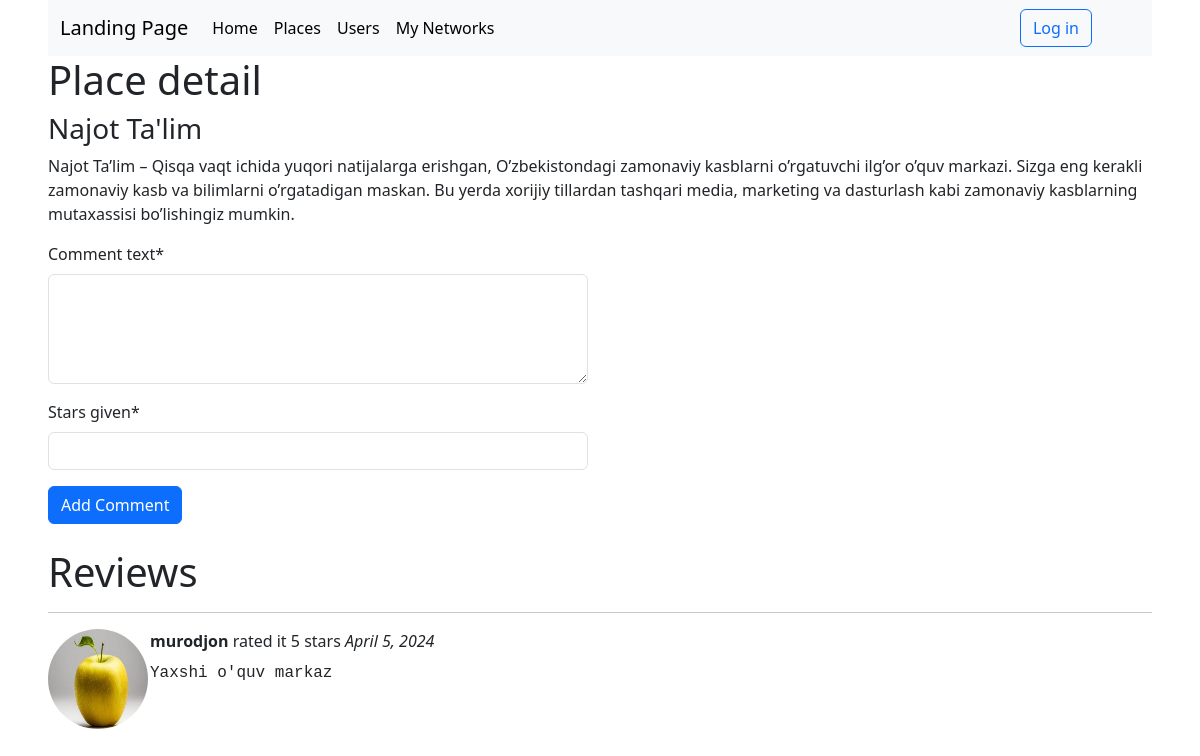
The page /places/detail/2/ on the database its author committed.
### places/models.py (models this page shows, shortened)
class Place(models.Model):
    name = models.CharField(max_length=100)
    description = models.TextField()
    address = models.CharField(max_length=255)
    image = models.ImageField(upload_to="place_images/", default="")

class Comment(models.Model):
    user = models.ForeignKey(User, on_delete=models.CASCADE)
    place = models.ForeignKey(Place, on_delete=models.CASCADE, related_name="izohlar")
    comment_text = models.TextField()
    stars_given = models.IntegerField(validators=[MinValueValidator(1), MaxValueValidator(5)])
    created_at = models.DateField(default=timezone.now)

### users/models.py (models this page shows)
class User(AbstractUser):
    photo = models.ImageField(upload_to="user_photos/",null=True, default='user_photos/applesize.jpeg')
    phone_number = models.CharField(max_length=13, unique=True, null=True, blank=True)
    friends = models.ManyToManyField('users.User', blank=True)

### places/views.py (the view)
# urls.py: path('detail/<int:pk>/', PlaceDetailView.as_view(), name="detail"),
class PlaceDetailView(View):
    def get(self, request, pk):
        form = PlaceCommentForm()
        place = get_object_or_404(Place, pk=pk)
        return render(request, 'places/detail.html', {"place": place, "form": form})

### places/forms.py
class PlaceCommentForm(forms.ModelForm):
    stars_given = forms.IntegerField(max_value=5, min_value=1)
    comment_text = forms.CharField(widget=forms.Textarea(attrs={"rows": 4}))
    class Meta:
        model = Comment
        fields = ('comment_text', 'stars_given')

### places/templates/places/detail.html (shortened to what this page needs)
{% extends 'base.html' %}
{% load crispy_forms_tags %}
{% block content %}
    <h1>Place detail</h1>
    <h3>{{ place.name }}</h3>
    <p>{{ place.description }}</p>
    <div class="row mb-4">
        <div class="col-6">
            <form action="{% url 'places:add_comment' place.id %}" method="post">
                {{ form|crispy }}
                <button type="submit" class="btn btn-primary">Add Comment</button>
            </form>
        </div>
    </div>
    <h1>Reviews</h1>
    <hr>
    {% for izoh in place.izohlar.all %}
        <div class="row mt-2 mb-2">
            <div class="col-1 me-2">
                <img src="{{ izoh.user.photo.url }}" alt="User Photo"  style="height: 100px; width: 100px; border-radius: 50%" >
            </div>
            <div class="col-7">
                <b>{{ izoh.user.username }}</b> rated it {{ izoh.stars_given }} stars <i>{{ izoh.created_at }}</i>
                <p class="mt-2 font-monospace">
                    {{ izoh.comment_text }}
                </p>
            </div>
        </div>
    {% endfor %}
{% endblock %}

### rows shown on the page
Place: name "Najot Ta'lim", description "Najot Ta’lim – Qisqa vaqt ichida yuqori natijalarga erishgan, O’zbekistondagi zamonaviy kasblarni o’rgatuvchi ilg’or o’quv markazi. Sizga eng kerakli zamonaviy kasb va bilimlarni o’rgatadigan maskan. Bu yerda xorijiy tillardan tashqari media, marketing va dasturlash kabi zamonaviy kasblarning mutaxassisi bo’lishingiz mumkin."
Comment: user.photo (picture), user.username "murodjon", stars_given "5", created_at "April 5, 2024", comment_text "Yaxshi o'quv markaz"
